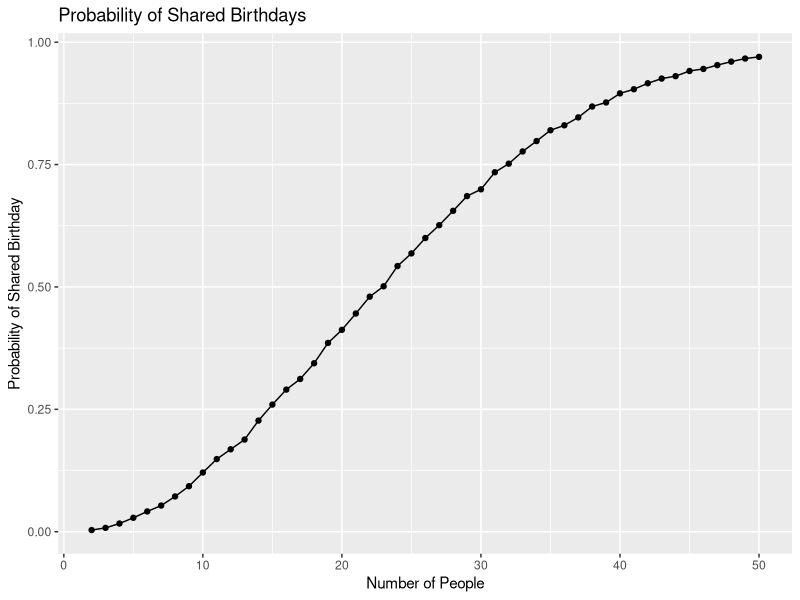

Recreate this plot in R. (Note: this script raises an error after producing the figure.)
## ---- chunk 1
library(tidyverse)
library(broom)
## ---- chunk 2
birthday_repeated = function(n_people) {
  birthdays = sample(1:365, size = n_people, replace = TRUE)
  repeated_birthday = length(unique(birthdays)) < n_people
  return(repeated_birthday)
}

birthday_results =
  expand_grid(
    n_people = 2:50,
    iter = 1:10000
  ) |>
  mutate(
    repeated = map_lgl(n_people, birthday_repeated)
  )

birthday_summary =
  birthday_results |>
  group_by(n_people) |>
  summarize(
    prob_repeat = mean(repeated)
  )

birthday_repeated(5)
birthday_repeated(23)
birthday_repeated(50)

head(birthday_results, 10)
birthday_summary
## ---- chunk 3
birthday_summary |>
  ggplot(aes(x = n_people, y = prob_repeat)) +
  geom_point() +
  geom_line() +
  labs(
    title = "Probability of Shared Birthdays",
    x = "Number of People",
    y = "Probability of Shared Birthday"
  )
## ---- chunk 4
full_df =
  tibble(
    files = list.files("data/", pattern = "\\.csv$"),
    path = str_c("data/", files)
  ) |>
  mutate(
    data = map(path, read_csv)
  ) |>
  unnest(data)

tidy_df =
  full_df |>
  mutate(
    files = str_replace(files, "\\.csv$", ""),
    group = str_sub(files, 1, 3)
  ) |>
  pivot_longer(
    week_1:week_8,
    names_to = "week",
    values_to = "outcome",
    names_prefix = "week_"
  ) |>
  mutate(
    week = as.numeric(week)
  ) |>
  select(
    group,
    subj = files,
    week,
    outcome
  )

head(tidy_df, 10)
## ---- chunk 5
tidy_df |>
  ggplot(
    aes(
      x = week,
      y = outcome,
      group = subj,
      color = group
    )
  ) +
  geom_point() +
  geom_path() +
  facet_grid(
    ~group,
    labeller = as_labeller(
      c(con = "Control", exp = "Experimental")
    )
  ) +
  labs(
    title = "Longitudinal Observations by Study Group",
    x = "Week",
    y = "Outcome",
    color = "Study Group"
  )
## ---- chunk 6
sim_t_test = function(mu, n = 30, sigma = 5) {

  sim_data =
    tibble(
      x = rnorm(n, mean = mu, sd = sigma)
    )

  test_result =
    t.test(sim_data$x, mu = 0) |>
    broom::tidy()

  return(
    tibble(
      mu_hat = test_result$estimate,
      p_value = test_result$p.value
    )
  )
}

sim_results_df =
  expand_grid(
    true_mu = 0:6,
    iter = 1:5000
  ) |>
  mutate(
    estimate_df = map(true_mu, sim_t_test)
  ) |>
  unnest(estimate_df) |>
  mutate(
    reject_null = p_value < 0.05
  )

head(sim_results_df, 5)
## ---- chunk 7
power_df =
  sim_results_df |>
  group_by(true_mu) |>
  summarize(
    power = mean(reject_null)
  )

power_df
## ---- chunk 8
power_df |>
  ggplot(aes(x = true_mu, y = power)) +
  geom_point() +
  geom_line() +
  labs(
    title = "Statistical Power by True Mean",
    x = "True Mean",
    y = "Proportion of Null Hypotheses Rejected"
  )
## ---- chunk 9
estimate_df =
  sim_results_df |>
  group_by(true_mu) |>
  summarize(
    mean_all = mean(mu_hat),
    mean_rejected = mean(mu_hat[reject_null])
  )

estimate_df
## ---- chunk 10
estimate_df |>
  pivot_longer(
    mean_all:mean_rejected,
    names_to = "estimate_type",
    values_to = "average_estimate"
  ) |>
  ggplot(
    aes(
      x = true_mu,
      y = average_estimate,
      color = estimate_type
    )
  ) +
  geom_point() +
  geom_line() +
  geom_abline(
    intercept = 0,
    slope = 1,
    linetype = "dashed"
  ) +
  labs(
    title = "Average Estimated Mean by True Mean",
    x = "True Mean",
    y = "Average Estimated Mean",
    color = "Estimate Type"
  )
